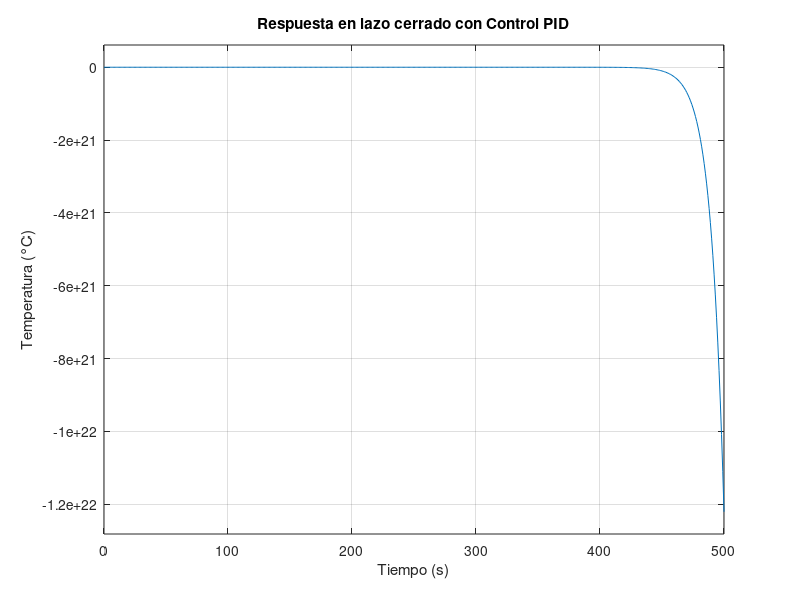
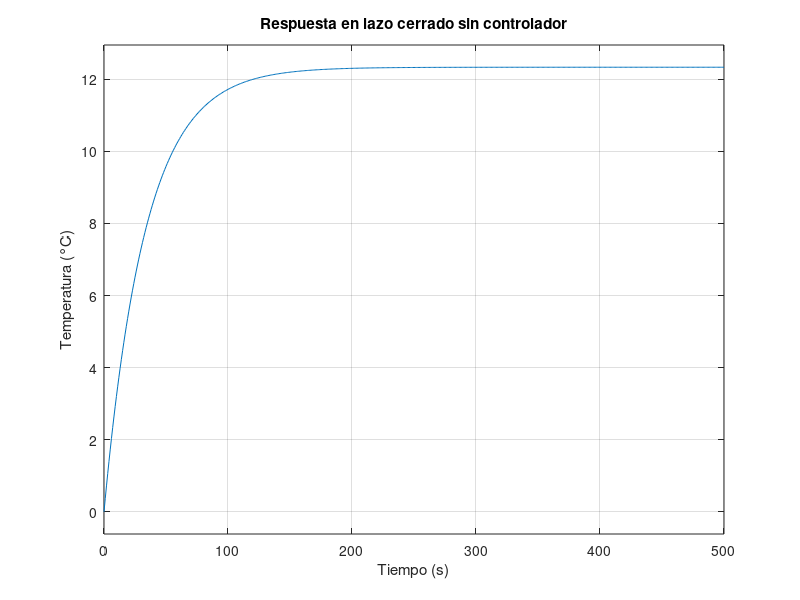

These charts were generated, in order, by the following MATLAB code:
clc; clear; close all;

% Parámetros de la planta
tau = 50; 
K = 0.5; 

% Definir la función de transferencia G(s) = K / (tau*s + 1)
s = tf('s');
G = K / (tau*s + 1);

% Controlador PID (ejemplo)
Kp = -1;
Ki = -1;
Kd = -1;
PID = Kp + Ki/s + Kd*s;

% Función de transferencia en lazo cerrado
T_closed = feedback(PID * G, 1);

% Simulación de la respuesta al escalón de 37°C
t = 0:1:500;
figure;
step(37 * T_closed, t);  % paso de magnitud 37
grid on;
title('Respuesta en lazo cerrado con Control PID');
xlabel('Tiempo (s)');
ylabel('Temperatura (°C)');

% Respuesta sin control
T_open = feedback(G, 1); % Realmente es G/(1+G) (control unitario)
figure;
step(37 * T_open, t);
grid on;
title('Respuesta en lazo cerrado sin controlador');
xlabel('Tiempo (s)');
ylabel('Temperatura (°C)');
